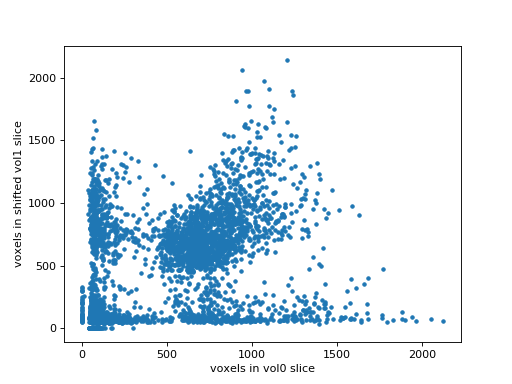

Recreate this plot in Python.
# The shifted slice will be less well matched
# Therefore the line will be less straight and narrow
plt.plot(mid_vol0_as_1d, shifted_mid_vol1.ravel(), '.')
# [...]
plt.xlabel('voxels in vol0 slice')
# <...>
plt.ylabel('voxels in shifted vol1 slice')
# <...>
# Correlation coefficient between them will be nearer 0
print(np.corrcoef(mid_vol0_as_1d, shifted_mid_vol1.ravel())[0, 1])
# 0.446286936383
